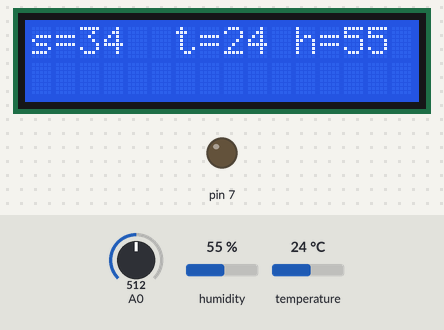
Simulated run of this sketch. Board: Arduino Uno, built with avr-gcc and run on an emulated ATmega328P. Shown: 16×2 character LCD, output pins drawn as LEDs (lit = HIGH). The test bench sets the inputs (shaded band); at power-on: A0 = 512, humidity 55 %, temperature 24 °C. What the sketch prints to the serial monitor is not drawn.

Above: at 2.2 s.
2.3 s: A0 set to 590
At 3.8 s:
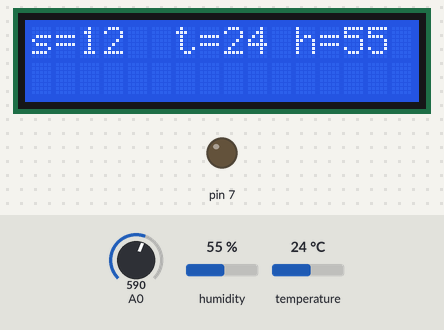
7.7 s: A0 set to 614
At 10.0 s:
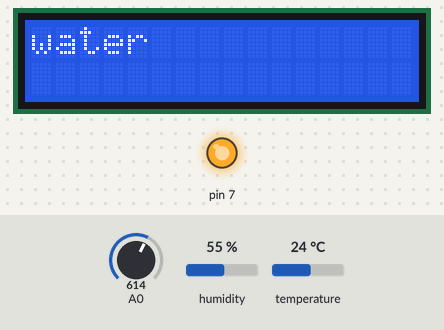
13.8 s: humidity set to 22 %
At 15.1 s:
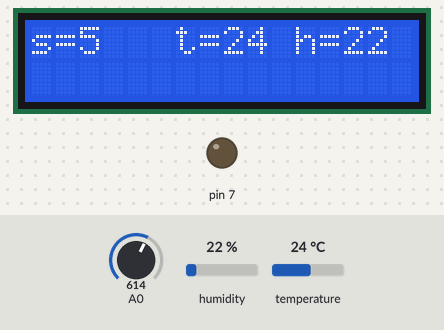
16.9 s: temperature set to 12 °C
At 18.0 s:
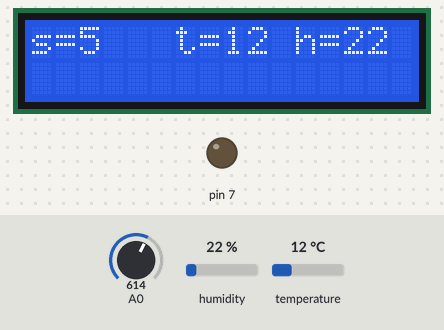
20.0 s: humidity set to 40 %
At 21.0 s:
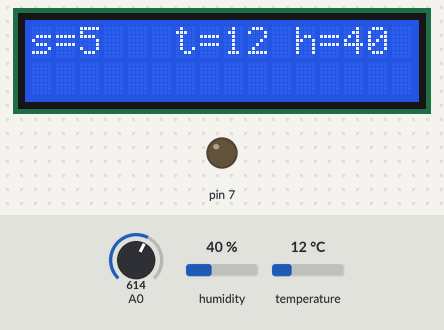
23.0 s: A0 set to 716
At 24.0 s:
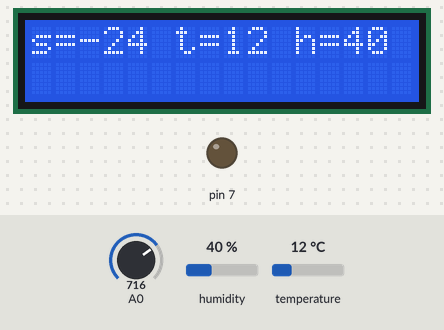
Timing chart, 0 to 26.1 s (numbered marks = the images above; inputs shaded):
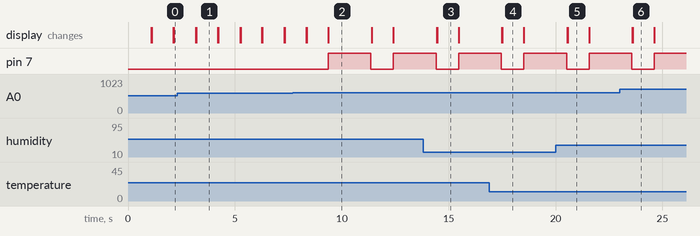

Measured:
- the behaviour switches between 598 and 599 on A0 (found by bisection; images 1 and 2)
- after the input at 2.3 s, the display: first changes after 0.87 s (image 1 shows a later state)
- after the input at 7.7 s, pin 7: LOW → HIGH after 1.7 s, → LOW 2.0 s later, → HIGH 1.1 s later; the display: first changes after 0.64 s (image 2 shows a later state)
- what the display in image 1 shows lasts 1.0 s, from 3.2 s to 4.2 s
- what the display in image 2 shows lasts 2.0 s, from 9.4 s to 11.4 s

The sketch:

______.ino
```cpp
#include <DHT.h>
#include <DHT_U.h>
#include <LiquidCrystal.h>
LiquidCrystal lcd(12, 11, 5, 4, 3, 2); // (RS, E, DB4, DB5, DB6, DB7)
DHT dht(6, DHT11);

void setup() {
pinMode(7, OUTPUT); //помпа
Serial.begin(9600);
dht.begin();
lcd.begin(16,2);
lcd.clear();
lcd.print("begin");
delay(1000);
lcd.clear();
}

void loop() {

digitalWrite(7,LOW );
lcd.clear();
int earth=analogRead(A0);
int earthproz=map(earth,280,630,100,0);
int h=dht.readHumidity();
int t=dht.readTemperature();
Serial.println(earthproz);
lcd.setCursor(0,0);
lcd.print("s=");
lcd.print(earthproz) ;
delay(10);
lcd.setCursor(6,0);
lcd.print("t=");
lcd.setCursor(8,0);
lcd.print(t);
delay(10);
lcd.setCursor(11, 0);
lcd.print("h=");
lcd.setCursor(13, 0);
lcd.print(h);
delay(1000);

if(earthproz<10){ // процентное содержание почвы,подобрать
lcd.clear();
digitalWrite(7, HIGH);
lcd.setCursor(0, 0);
lcd.print("water");
delay(2000); //зависит от длины трубки
}
else {
loop();
}

}
```
